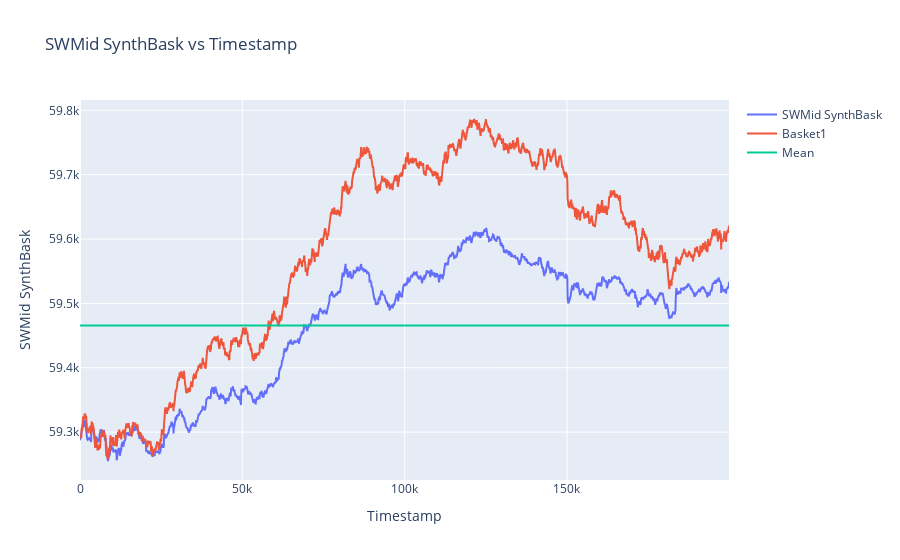

Notebook source saved alongside this figure:
### Code cell
# plot of swmid_synthbask
fig = go.Figure()
fig.add_trace(go.Scatter(x=mk[q]['timestamp'], y=mk[q]['swmid_synthbask'], mode='lines', name='SWMid SynthBask'))
fig.add_trace(go.Scatter(x=mk[q]['timestamp'], y=mk[q]['swmid_PICNIC_BASKET1'], mode='lines', name='Basket1'))
fig.add_trace(go.Scatter(x=mk[q]['timestamp'], y=[mk[q]['swmid_synthbask'].mean()] * len(mk[q]['timestamp']), mode='lines', name='Mean'))
fig.update_layout(title='SWMid SynthBask vs Timestamp', xaxis_title='Timestamp', yaxis_title='SWMid SynthBask')
fig.show()

### Figure 1 — Plotly figure (JSON) as saved in the notebook; plotly's stock layout.template omitted (floating-point values rounded to 4 significant figures; data arrays with more than 128 entries replaced by an {"elided": "..."} marker saying what was removed)
{"data": [{"mode": "lines", "name": "SWMid SynthBask", "type": "scatter", "x": {"elided": "2000 int values"}, "y": {"elided": "2000 float values"}}, {"mode": "lines", "name": "Basket1", "type": "scatter", "x": {"elided": "2000 int values"}, "y": {"elided": "2000 float values"}}, {"mode": "lines", "name": "Mean", "type": "scatter", "x": {"elided": "2000 int values"}, "y": {"elided": "2000 float values"}}], "layout": {"title": {"text": "SWMid SynthBask vs Timestamp"}, "xaxis": {"title": {"text": "Timestamp"}}, "yaxis": {"title": {"text": "SWMid SynthBask"}}}}
